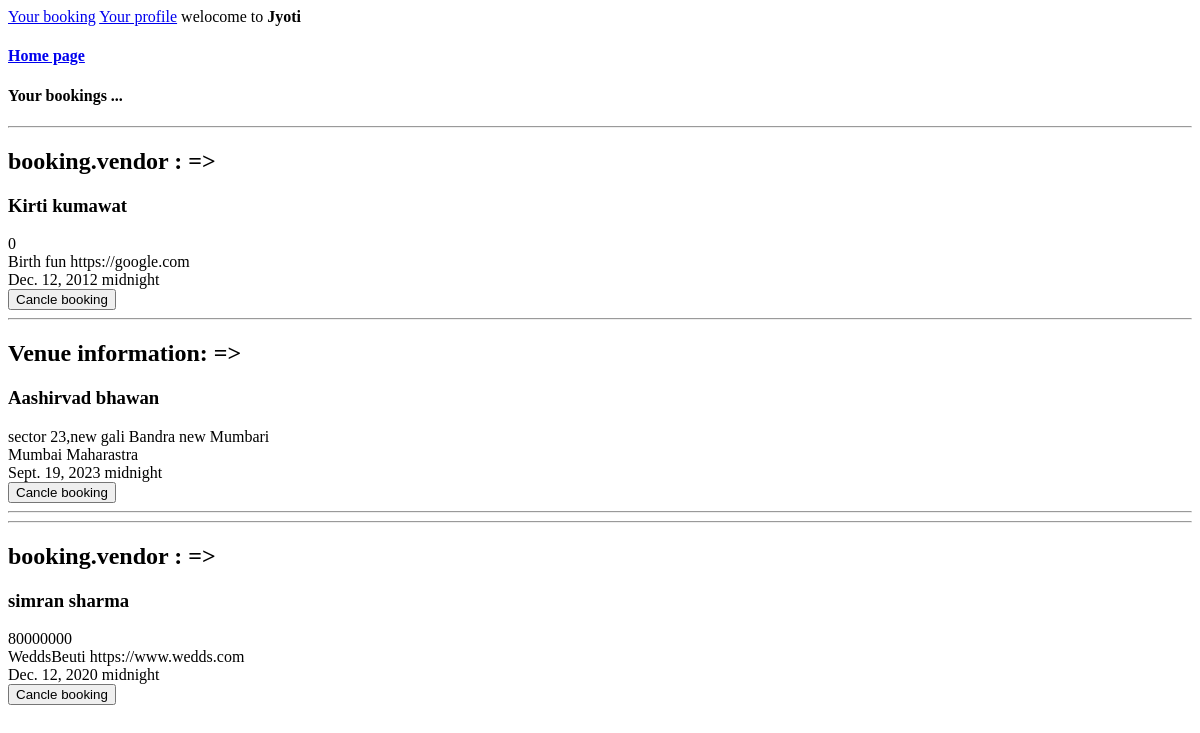
/booked/ (signed in), run on an earlier commit of the app's database.
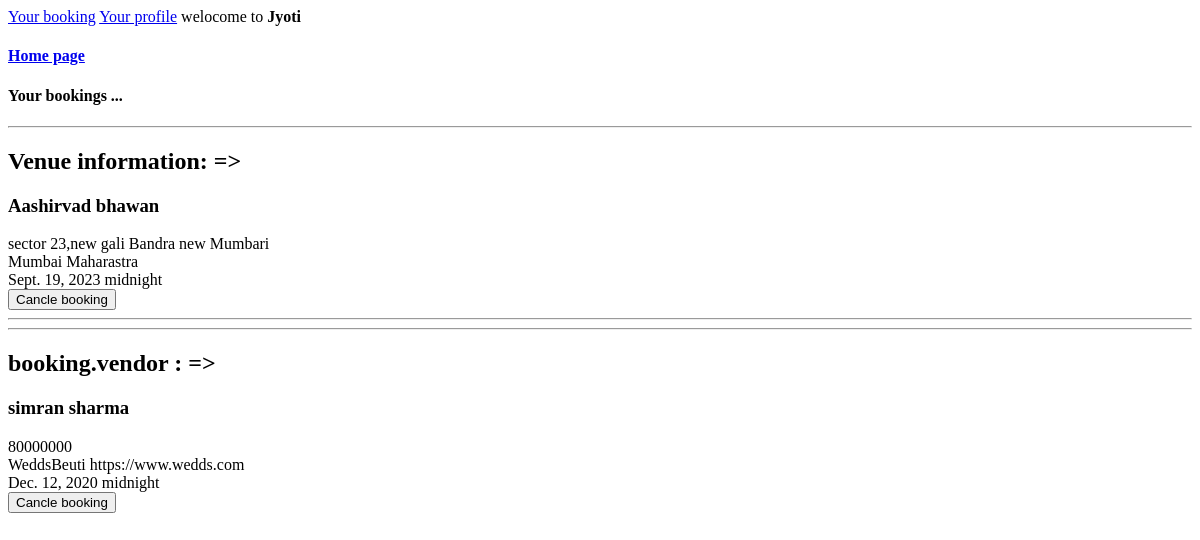
And on a later commit of the database.
### customer/models.py (models this page shows)
class Booking(models.Model):
    user = models.ForeignKey(User,on_delete=models.CASCADE,related_name='booking_user',null=False)
    venue = models.ForeignKey(Venue, on_delete=models.CASCADE,null=True)
    vendor = models.ForeignKey(User, on_delete=models.CASCADE,null=True)
    date = models.DateField(null=True)
    time = models.TimeField(null=True)

### EventPlanner/models.py (models this page shows, shortened)
class UserProfile(models.Model):
    user = models.OneToOneField(User,on_delete=models.CASCADE)
    user_type = models.CharField(choices=user_type_choices,max_length=50)
    contact_info = models.CharField(max_length=200,blank=True,null=True,verbose_name='Contact information')
    company_name = models.CharField(max_length=50,blank=True,null=True)
    website = models.URLField(max_length=200,blank=True,null=True)
    bio = models.TextField(blank=True,null=True)
    city = models.CharField(max_length=20,null=False,blank=False)
    state = models.CharField(max_length=20,null=False,blank=False)
    location = models.TextField(blank=True,null=True)
    service_offered = models.TextField(blank=True,null=True)

class Venue(models.Model):
    name = models.CharField(max_length=100,null=False,blank=False)
    min_price = models.DecimalField(max_digits=10, decimal_places=2,null=True,blank=True)
    max_capacity = models.IntegerField(null=False,blank=False)
    location = models.TextField(null=False,blank=False)
    city = models.CharField(max_length=20,null=False,blank=False)
    state = models.CharField(choices=venue_choices,max_length=50,null=False,blank=False)
    vendors = models.ManyToManyField(User,null=True,blank=True)
    category = models.ManyToManyField(Category)
    service_offered = models.TextField(null=True,blank=True)

### customer/views.py (the view)
# urls.py: path('booked/',views.booked),
@login_required(login_url='/login-C/')
def booked(request):
    bookings = Booking.objects.all()
    context = {'bookings':bookings}
    return render(request,'customer/booked.html',context)

### customer/templates/customer/booked.html (shortened to what this page needs)
{% extends 'home.html' %}
{% block content %}
<h4>Your bookings ...</h4>
{% for booking in bookings reversed %}
{% if booking.user == request.user %}
<hr>
{% if booking.venue and booking.vendor %}
<h1>Full package block </h1>
<h2>booking.venue : => </h2>
<h3>{{booking.venue.name}}</h3>
<div>{{booking.venue.location}}</div>
<div>{{booking.venue.city}} {{booking.venue.state}}</div>
<h2>Vendor information : => </h2>
<h3>{{booking.vendor.first_name}} {{booking.vendor.last_name}}</h3>
<div>{{booking.vendor.userprofile.contact_info}}</div>
<div>{{booking.vendor.userprofile.company_name}} {{booking.vendor.userprofile.website}}</div>
<div>{{booking.date}} {{booking.time}}</div>
<form action="/delete-book/" method="POST">
    {% csrf_token %}
    <input type="hidden" value="{{booking.id}}" name="booking_id">
     <input type="submit" value="Cancle booking">
</form>
<hr>
{% elif booking.venue %}
<h2>Venue information: => </h2>
<h3>{{booking.venue.name}}</h3>
<div>{{booking.venue.location}}</div>
<div>{{booking.venue.city}} {{booking.venue.state}}</div>
<div>{{booking.date}} {{booking.time}}</div>
<form action="/delete-book/" method="POST">
    <input type="submit" value="Cancle booking">
</form>
<hr>
{% else %}
<h2>booking.vendor : => </h2>
<h3>{{booking.vendor.first_name}} {{booking.vendor.last_name}}</h3>
<div>{{booking.vendor.userprofile.contact_info}}</div>
<div>{{booking.vendor.userprofile.company_name}} {{booking.vendor.userprofile.website}}</div>
<div>{{booking.date}} {{booking.time}}</div>
<form action="/delete-book/" method="POST">
    <input type="submit" value="Cancle booking">
</form>
{% endif %}
{% endif %}
{% endfor %}
{% endblock %}

What changed in the data, as far as the page shows it:
removed Booking: vendor.first_name "Kirti", vendor.last_name "kumawat", vendor.userprofile.contact_info "0", vendor.userprofile.company_name "Birth fun", vendor.userprofile.website "https://google.com", date "Dec. 12, 2012", time "midnight"
